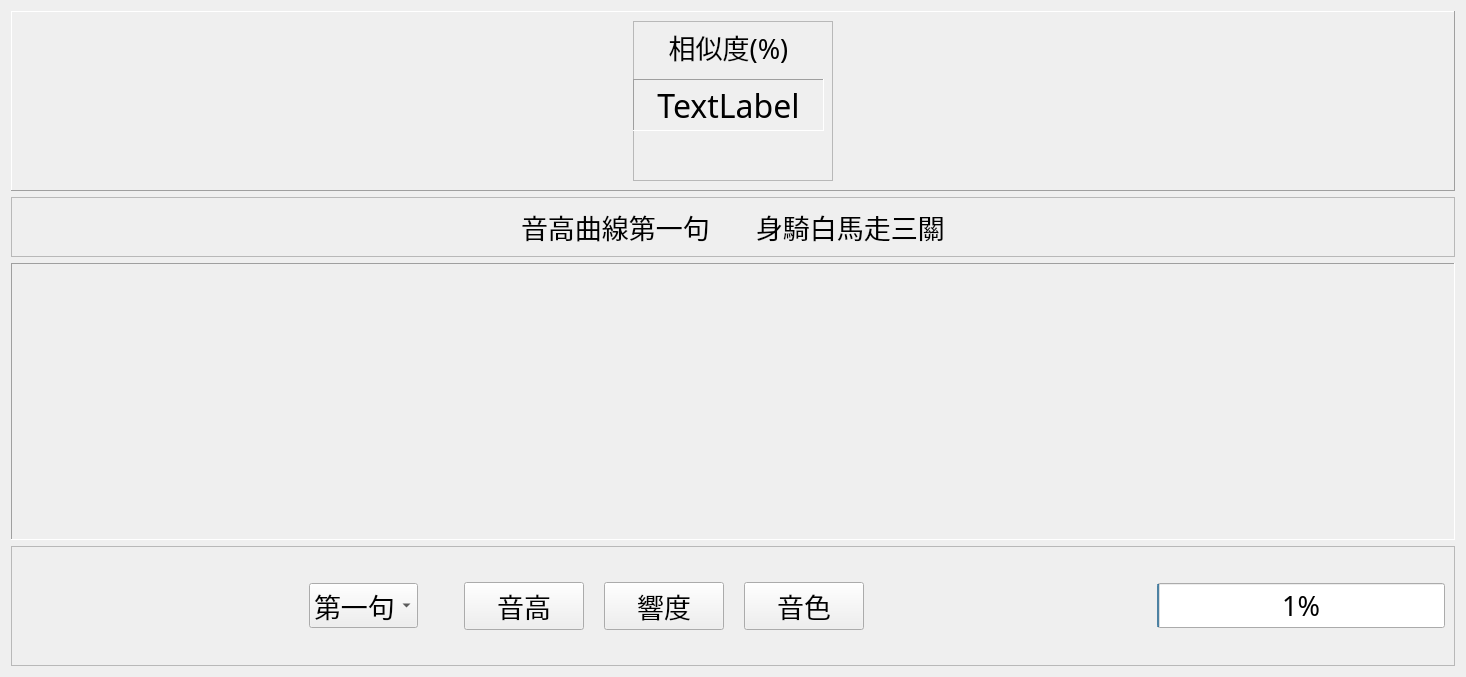
<?xml version="1.0" encoding="UTF-8"?>
<ui version="4.0">
 <class>ResultWindow</class>
 <widget class="QWidget" name="ResultWindow">
  <property name="geometry">
   <rect>
    <x>0</x>
    <y>0</y>
    <width>1466</width>
    <height>677</height>
   </rect>
  </property>
  <property name="windowTitle">
   <string>Tutor Scope</string>
  </property>
  <layout class="QVBoxLayout" name="verticalLayout_3">
   <item>
    <layout class="QVBoxLayout" name="verticalLayout">
     <item>
      <widget class="QFrame" name="frame">
       <property name="minimumSize">
        <size>
         <width>0</width>
         <height>130</height>
        </size>
       </property>
       <property name="maximumSize">
        <size>
         <width>16777215</width>
         <height>180</height>
        </size>
       </property>
       <property name="font">
        <font>
         <family>Adobe Devanagari</family>
         <pointsize>20</pointsize>
        </font>
       </property>
       <property name="frameShape">
        <enum>QFrame::Panel</enum>
       </property>
       <property name="frameShadow">
        <enum>QFrame::Raised</enum>
       </property>
       <layout class="QHBoxLayout" name="horizontalLayout_2">
        <item>
         <spacer name="horizontalSpacer">
          <property name="orientation">
           <enum>Qt::Horizontal</enum>
          </property>
          <property name="sizeHint" stdset="0">
           <size>
            <width>40</width>
            <height>20</height>
           </size>
          </property>
         </spacer>
        </item>
        <item>
         <widget class="QFrame" name="frame_4">
          <property name="minimumSize">
           <size>
            <width>200</width>
            <height>0</height>
           </size>
          </property>
          <property name="frameShape">
           <enum>QFrame::StyledPanel</enum>
          </property>
          <property name="frameShadow">
           <enum>QFrame::Raised</enum>
          </property>
          <widget class="QWidget" name="layoutWidget">
           <property name="geometry">
            <rect>
             <x>0</x>
             <y>0</y>
             <width>191</width>
             <height>110</height>
            </rect>
           </property>
           <layout class="QVBoxLayout" name="verticalLayout_4">
            <item>
             <widget class="QLabel" name="label">
              <property name="text">
               <string>相似度(%)</string>
              </property>
              <property name="alignment">
               <set>Qt::AlignCenter</set>
              </property>
             </widget>
            </item>
            <item>
             <widget class="QLabel" name="lblScope">
              <property name="font">
               <font>
                <family>Adobe Devanagari</family>
                <pointsize>24</pointsize>
               </font>
              </property>
              <property name="frameShape">
               <enum>QFrame::Panel</enum>
              </property>
              <property name="frameShadow">
               <enum>QFrame::Sunken</enum>
              </property>
              <property name="text">
               <string>TextLabel</string>
              </property>
              <property name="alignment">
               <set>Qt::AlignCenter</set>
              </property>
             </widget>
            </item>
           </layout>
          </widget>
         </widget>
        </item>
        <item>
         <spacer name="horizontalSpacer_2">
          <property name="orientation">
           <enum>Qt::Horizontal</enum>
          </property>
          <property name="sizeHint" stdset="0">
           <size>
            <width>40</width>
            <height>20</height>
           </size>
          </property>
         </spacer>
        </item>
       </layout>
      </widget>
     </item>
     <item>
      <widget class="QFrame" name="frame_2">
       <property name="minimumSize">
        <size>
         <width>0</width>
         <height>60</height>
        </size>
       </property>
       <property name="maximumSize">
        <size>
         <width>16777215</width>
         <height>60</height>
        </size>
       </property>
       <property name="font">
        <font>
         <family>Adobe Devanagari</family>
         <pointsize>20</pointsize>
        </font>
       </property>
       <property name="frameShape">
        <enum>QFrame::StyledPanel</enum>
       </property>
       <property name="frameShadow">
        <enum>QFrame::Raised</enum>
       </property>
       <layout class="QHBoxLayout" name="horizontalLayout_5">
        <item>
         <spacer name="horizontalSpacer_5">
          <property name="orientation">
           <enum>Qt::Horizontal</enum>
          </property>
          <property name="sizeHint" stdset="0">
           <size>
            <width>40</width>
            <height>20</height>
           </size>
          </property>
         </spacer>
        </item>
        <item>
         <widget class="QLabel" name="lblChartTitle">
          <property name="text">
           <string>音高曲線第一句</string>
          </property>
         </widget>
        </item>
        <item>
         <spacer name="horizontalSpacer_8">
          <property name="orientation">
           <enum>Qt::Horizontal</enum>
          </property>
          <property name="sizeType">
           <enum>QSizePolicy::Preferred</enum>
          </property>
          <property name="sizeHint" stdset="0">
           <size>
            <width>40</width>
            <height>20</height>
           </size>
          </property>
         </spacer>
        </item>
        <item>
         <widget class="QLabel" name="lblLyrics">
          <property name="minimumSize">
           <size>
            <width>0</width>
            <height>0</height>
           </size>
          </property>
          <property name="maximumSize">
           <size>
            <width>16777215</width>
            <height>16777215</height>
           </size>
          </property>
          <property name="text">
           <string>身騎白馬走三關</string>
          </property>
         </widget>
        </item>
        <item>
         <spacer name="horizontalSpacer_6">
          <property name="orientation">
           <enum>Qt::Horizontal</enum>
          </property>
          <property name="sizeHint" stdset="0">
           <size>
            <width>40</width>
            <height>20</height>
           </size>
          </property>
         </spacer>
        </item>
       </layout>
      </widget>
     </item>
     <item>
      <widget class="QLabel" name="lblChart">
       <property name="frameShape">
        <enum>QFrame::Panel</enum>
       </property>
       <property name="frameShadow">
        <enum>QFrame::Sunken</enum>
       </property>
       <property name="text">
        <string/>
       </property>
       <property name="pixmap">
        <pixmap>images/LINE_ALBUM_2022920_11.jpg</pixmap>
       </property>
       <property name="scaledContents">
        <bool>true</bool>
       </property>
       <property name="openExternalLinks">
        <bool>false</bool>
       </property>
      </widget>
     </item>
     <item>
      <widget class="QFrame" name="frame_3">
       <property name="minimumSize">
        <size>
         <width>0</width>
         <height>80</height>
        </size>
       </property>
       <property name="maximumSize">
        <size>
         <width>16777215</width>
         <height>120</height>
        </size>
       </property>
       <property name="font">
        <font>
         <family>標楷體</family>
         <pointsize>20</pointsize>
        </font>
       </property>
       <property name="frameShape">
        <enum>QFrame::StyledPanel</enum>
       </property>
       <property name="frameShadow">
        <enum>QFrame::Raised</enum>
       </property>
       <layout class="QHBoxLayout" name="horizontalLayout_4">
        <item>
         <spacer name="horizontalSpacer_3">
          <property name="orientation">
           <enum>Qt::Horizontal</enum>
          </property>
          <property name="sizeHint" stdset="0">
           <size>
            <width>40</width>
            <height>20</height>
           </size>
          </property>
         </spacer>
        </item>
        <item>
         <widget class="QComboBox" name="cbxSentence">
          <property name="currentIndex">
           <number>0</number>
          </property>
          <item>
           <property name="text">
            <string>第一句</string>
           </property>
          </item>
          <item>
           <property name="text">
            <string>第二句</string>
           </property>
          </item>
          <item>
           <property name="text">
            <string>第三句</string>
           </property>
          </item>
          <item>
           <property name="text">
            <string>第四句</string>
           </property>
          </item>
         </widget>
        </item>
        <item>
         <spacer name="horizontalSpacer_7">
          <property name="orientation">
           <enum>Qt::Horizontal</enum>
          </property>
          <property name="sizeType">
           <enum>QSizePolicy::Fixed</enum>
          </property>
          <property name="sizeHint" stdset="0">
           <size>
            <width>40</width>
            <height>20</height>
           </size>
          </property>
         </spacer>
        </item>
        <item>
         <layout class="QHBoxLayout" name="horizontalLayout">
          <property name="spacing">
           <number>20</number>
          </property>
          <item>
           <widget class="QPushButton" name="btnPitch">
            <property name="minimumSize">
             <size>
              <width>120</width>
              <height>0</height>
             </size>
            </property>
            <property name="text">
             <string>音高</string>
            </property>
           </widget>
          </item>
          <item>
           <widget class="QPushButton" name="btnLoudness">
            <property name="minimumSize">
             <size>
              <width>120</width>
              <height>0</height>
             </size>
            </property>
            <property name="text">
             <string>響度</string>
            </property>
           </widget>
          </item>
          <item>
           <widget class="QPushButton" name="btnTimbre">
            <property name="minimumSize">
             <size>
              <width>120</width>
              <height>0</height>
             </size>
            </property>
            <property name="text">
             <string>音色</string>
            </property>
           </widget>
          </item>
         </layout>
        </item>
        <item>
         <spacer name="horizontalSpacer_4">
          <property name="orientation">
           <enum>Qt::Horizontal</enum>
          </property>
          <property name="sizeHint" stdset="0">
           <size>
            <width>40</width>
            <height>20</height>
           </size>
          </property>
         </spacer>
        </item>
        <item>
         <widget class="QProgressBar" name="pbarAnalysis">
          <property name="value">
           <number>1</number>
          </property>
         </widget>
        </item>
       </layout>
      </widget>
     </item>
    </layout>
   </item>
  </layout>
 </widget>
 <resources/>
 <connections/>
</ui>
